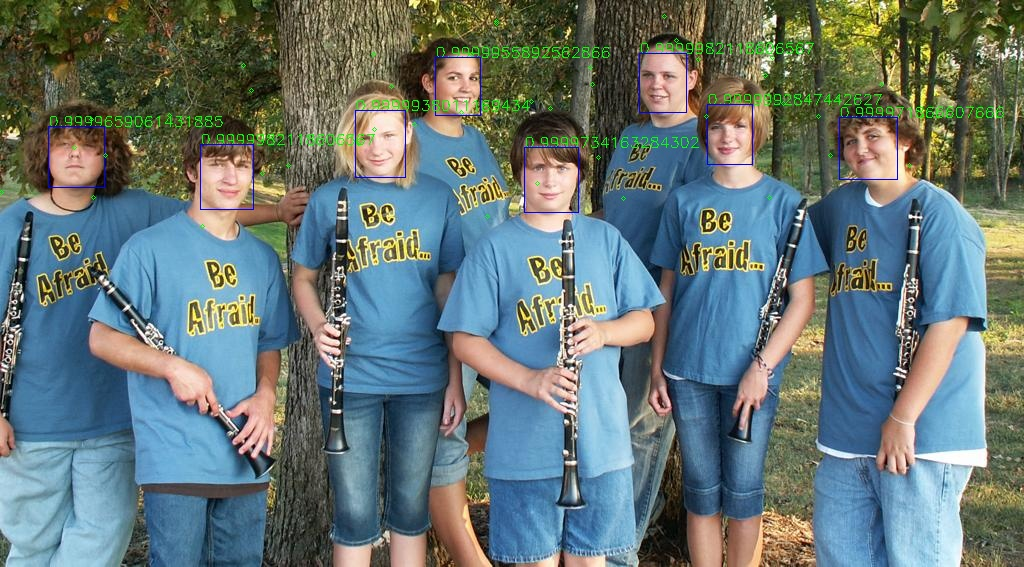
#> input picture Face_Detection/MTCNN/images/example1_r.jpg, 1024 x 567 px, found by its file name; its folder holds only this picture in this run
$ jupyter execute image_quality.ipynb   (older library calls are emulated)
#> lines starting #> are read from the running program, lines starting #| are printed output that depends on the picture
[cell 1]
from collections import defaultdict
from scipy.stats import itemfreq
from scipy import ndimage as ndi
import matplotlib.pyplot as plt
from skimage import feature
from PIL import Image as IMG
import numpy as np
import pandas as pd
import operator
import cv2
import os

from IPython.core.display import HTML
from IPython.display import Image

images_path = '../content/sample_data/images/'
imgs = os.listdir(images_path)

features = pd.DataFrame()
features['image'] = imgs

[cell 2]
def color_analysis(img):
    # obtain the color palatte of the image
    palatte = defaultdict(int)
    for pixel in img.getdata():
        palatte[pixel] += 1

    # sort the colors present in the image
    sorted_x = sorted(palatte.items(), key=operator.itemgetter(1), reverse = True)
    light_shade, dark_shade, shade_count, pixel_limit = 0, 0, 0, 25
    for i, x in enumerate(sorted_x[:pixel_limit]):
        if all(xx <= 20 for xx in x[0][:3]): ## dull : too much darkness
            dark_shade += x[1]
        if all(xx >= 240 for xx in x[0][:3]): ## bright : too much whiteness
            light_shade += x[1]
        shade_count += x[1]

    light_percent = round((float(light_shade)/shade_count)*100, 2)
    dark_percent = round((float(dark_shade)/shade_count)*100, 2)
    return light_percent, dark_percent

[cell 3]
def perform_color_analysis(img, flag):
#> called with img = 'example1_r.jpg', flag = 'black'
    path = images_path + img
    im = IMG.open(path) #.convert("RGB")
#> im is the input picture: PIL image 1024x567 RGB; mean R, G, B 102.7, 118.6, 116.8

    # cut the images into two halves as complete average may give bias results
    size = im.size
#> size = (1024, 567)
    halves = (size[0]/2, size[1]/2)
#> halves = (512, 283.5)
    im1 = im.crop((0, 0, size[0], halves[1]))
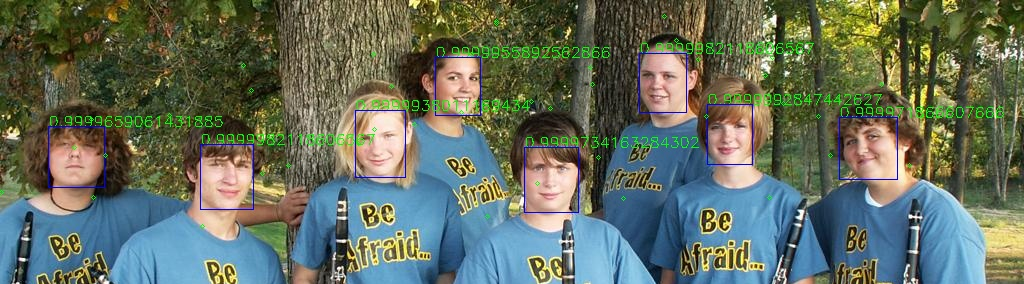
#> im1: PIL image 1024x284 RGB; mean R, G, B 99.9, 110.3, 94.4
    im2 = im.crop((0, halves[1], size[0], size[1]))
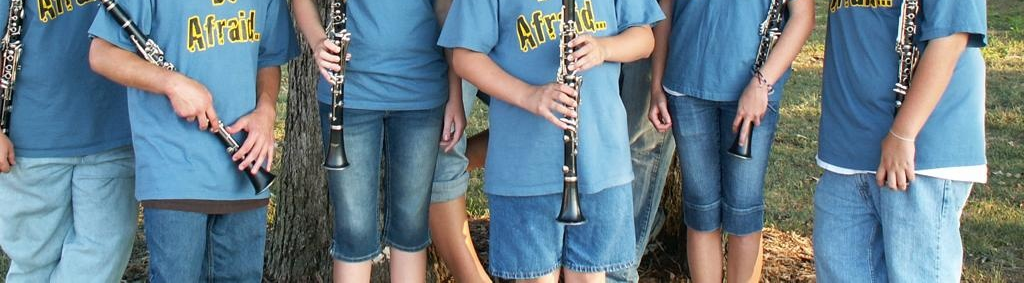
#> im2: PIL image 1024x283 RGB; mean R, G, B 105.5, 127, 139.3

    try:
        light_percent1, dark_percent1 = color_analysis(im1)
#> the loop in color_analysis, `for pixel in img.getdata():` made 290816 passes
#> pixel on passes 1 to 3: (68, 84, 35), (61, 77, 28), (72, 84, 34)
#> after the loop in color_analysis, `for pixel in img.getdata():`: palatte = 139147 items
#> the loop in color_analysis, `for i, x in enumerate(sorted_x[:pixel_limit]):` made 25 passes
#> (x, shade_count) on passes 1 to 12: (((111, 173, 210), 189), 189), (((110, 172, 209), 189), 378), (((112, 174, 211), 179), 557), (((114, 176, 213), 147), 704), (((113, 175, 212), 129), 833), (((109, 171, 208), 124), 957), (((109, 173, 209), 112), 1069), (((115, 177, 214), 102), 1171), (((93, 153, 190), 96), 1267), (((111, 175, 211), 94), 1361), (((110, 174, 210), 94), 1455), (((95, 157, 196), 91), 1546)
#> after the loop in color_analysis, `for i, x in enumerate(sorted_x[:pixel_limit]):`: dark_shade = 0; shade_count = 2541
#> in color_analysis, `light_percent = round((float(light_shade)/shade_count)*100, 2)`: light_percent = 0
#> light_percent1 = 0; dark_percent1 = 0
        light_percent2, dark_percent2 = color_analysis(im2)
#> the loop in color_analysis (call 2), `for pixel in img.getdata():` made 289792 passes
#> pixel on passes 1 to 3: (96, 155, 189), (89, 148, 182), (81, 141, 177)
#> the loop in color_analysis (call 2), `for i, x in enumerate(sorted_x[:pixel_limit]):` made 25 passes
#> (x, shade_count) on passes 1 to 12: (((120, 180, 216), 138), 138), (((70, 123, 163), 135), 273), (((119, 179, 215), 130), 403), (((117, 177, 213), 128), 531), (((121, 181, 215), 126), 657), (((71, 124, 164), 126), 783), (((118, 178, 214), 125), 908), (((86, 139, 181), 120), 1028), (((91, 145, 191), 116), 1144), (((122, 182, 216), 115), 1259), (((89, 143, 189), 115), 1374), (((90, 144, 190), 114), 1488)
#> light_percent2 = 0; dark_percent2 = 0
    except Exception as e:
        return None

    light_percent = (light_percent1 + light_percent2)/2
#> light_percent = 0
    dark_percent = (dark_percent1 + dark_percent2)/2
#> dark_percent = 0

    if flag == 'black':
        return dark_percent
    elif flag == 'white':
        return light_percent
    else:
        return None

[cell 4]
features['dullness'] = features['image'].apply(lambda x : perform_color_analysis(x, 'black'))
topdull = features.sort_values('dullness', ascending = False)
topdull.head(5)

[cell 5]
for j,x in topdull.head(2).iterrows():
    path = images_path + x['image']
    html = "<h4>Image : "+x['image']+" &nbsp;&nbsp;&nbsp; (Dullness : " + str(x['dullness']) +")</h4>"
    display(HTML(html))
    display(IMG.open(path).resize((300,300), IMG.ANTIALIAS))
#> this loop made 1 pass
#> pass 1, `display(IMG.open(path).resize((300,300), IMG.ANTIALIAS))`:
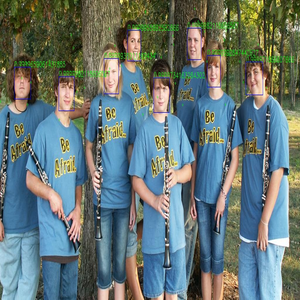
#> shown: PIL image 300x300 RGB; mean R, G, B 102.7, 118.6, 116.8

[cell 6]
features['whiteness'] = features['image'].apply(lambda x : perform_color_analysis(x, 'white'))
topdull = features.sort_values('whiteness', ascending = False)
topdull.head(5)

[cell 7]
for j,x in topdull.head(2).iterrows():
    path = images_path + x['image']
    html = "<h4>Image : "+x['image']+" &nbsp;&nbsp;&nbsp; (Whiteness : " + str(x['whiteness']) +")</h4>"
    display(HTML(html))
    display(IMG.open(path).resize((300,300), IMG.ANTIALIAS))

[cell 8]
def get_blurrness_score(image):
#> called with image = 'example1_r.jpg'
    path =  images_path + image
    image = cv2.imread(path)
    image = cv2.cvtColor(image, cv2.COLOR_BGR2GRAY)
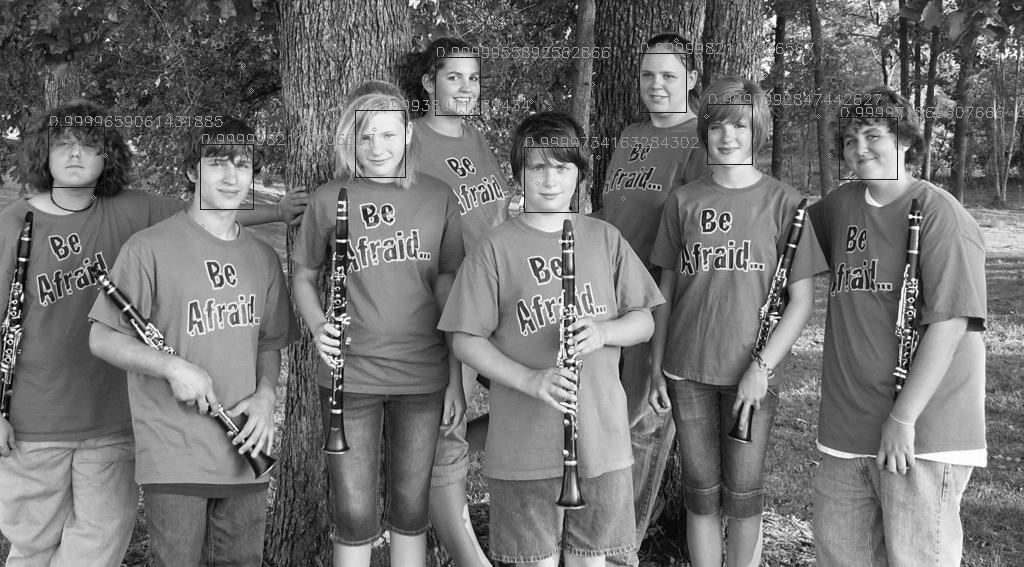
#> image: shape (567, 1024); min 0, max 255, mean 113.6
    fm = cv2.Laplacian(image, cv2.CV_64F).var()
#> fm = 2633.4
    return fm

[cell 9]
features['blurrness'] = features['image'].apply(get_blurrness_score)
features[['image','blurrness']].head(5)

[cell 10]
tempdf = features.sort_values('blurrness')
for y,x in tempdf.head(5).iterrows():
    path = images_path + x['image']
    html = "<h4>Image : "+x['image']+" &nbsp;&nbsp;&nbsp; (Blurrness : " + str(x['blurrness']) +")</h4>"
    display(HTML(html))
    display(IMG.open(path).resize((300,300), IMG.ANTIALIAS))

$ run again, on Face_Detection/MTCNN/images/example7.jpg
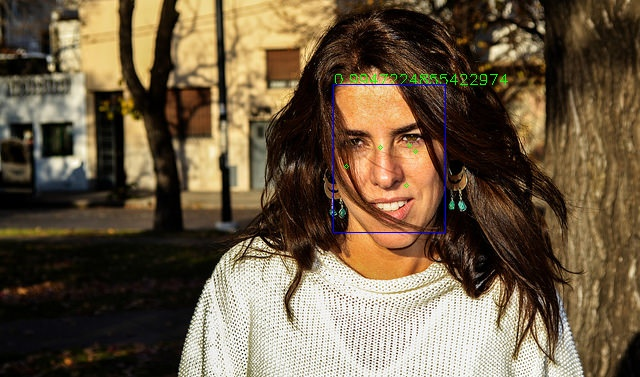
#> input picture Face_Detection/MTCNN/images/example7.jpg, 640 x 377 px, found by its file name
#> in perform_color_analysis, im is the input picture: PIL image 640x377 RGB; mean R, G, B 108.1, 91.1, 68.4
#> the loop in color_analysis, `for pixel in img.getdata():` made 120320 passes
#> pixel on passes 1 to 3: (76, 64, 42), (67, 55, 33), (61, 48, 29)
#> after the loop in color_analysis, `for pixel in img.getdata():`: palatte = 47812 items
#> the loop in color_analysis, `for i, x in enumerate(sorted_x[:pixel_limit]):` made 25 passes
#> (x, dark_shade, shade_count) on passes 1 to 8: (((8, 0, 0), 251), 251, 251), (((3, 2, 0), 215), 466, 466), (((4, 0, 0), 196), 662, 662), (((2, 1, 0), 188), 850, 850), (((1, 0, 0), 175), 1025, 1025), (((10, 0, 0), 174), 1199, 1199), (((5, 1, 0), 154), 1353, 1353), (((7, 0, 0), 150), 1503, 1503)
#> after the loop in color_analysis, `for i, x in enumerate(sorted_x[:pixel_limit]):`: dark_shade = 3419; light_shade = 0; shade_count = 3419
#> in color_analysis, `light_percent = round((float(light_shade)/shade_count)*100, 2)`: light_percent = 0
#> in color_analysis, `dark_percent = round((float(dark_shade)/shade_count)*100, 2)`: dark_percent = 100
#> light_percent1 = 0; dark_percent1 = 100
#> the loop in color_analysis (call 2), `for pixel in img.getdata():` made 120960 passes
#> pixel on passes 1 to 3: (10, 14, 17), (10, 14, 15), (12, 13, 15)
#> the loop in color_analysis (call 2), `for i, x in enumerate(sorted_x[:pixel_limit]):` made 25 passes
#> (x, dark_shade, shade_count) on passes 1 to 8: (((5, 6, 1), 519), 519, 519), (((6, 7, 2), 486), 1005, 1005), (((4, 5, 0), 470), 1475, 1475), (((0, 0, 0), 377), 1852, 1852), (((9, 8, 13), 370), 2222, 2222), (((4, 4, 2), 328), 2550, 2550), (((7, 8, 3), 328), 2878, 2878), (((10, 9, 14), 321), 3199, 3199)
#> light_percent2 = 0; dark_percent2 = 100
#> in perform_color_analysis, `light_percent = (light_percent1 + light_percent2)/2`: light_percent = 0
#> in perform_color_analysis, `dark_percent = (dark_percent1 + dark_percent2)/2`: dark_percent = 100
#> the loop `for j,x in topdull.head(2).iterrows():` made 1 pass
#> pass 1, `display(IMG.open(path).resize((300,300), IMG.ANTIALIAS))`:
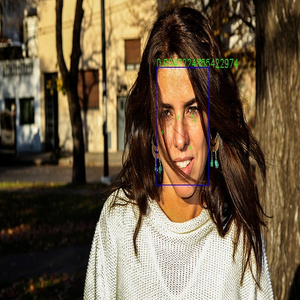
#> shown: PIL image 300x300 RGB; mean R, G, B 108.1, 91.1, 68.4
#> in get_blurrness_score, `image = cv2.cvtColor(image, cv2.COLOR_BGR2GRAY)`:
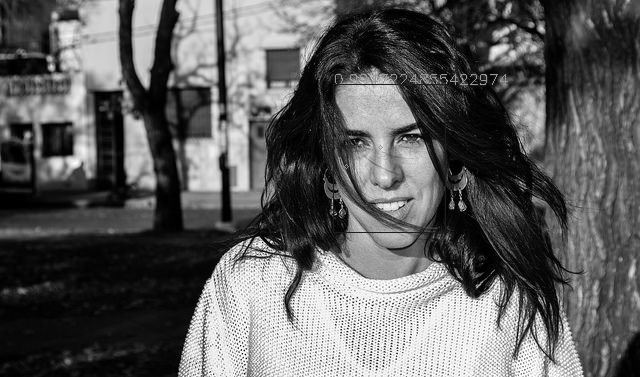
#> image: shape (377, 640); min 0, max 255, mean 93.6
#> fm = 4343.4

$ run again, on Face_Detection/MTCNN/images/example2_r.jpg
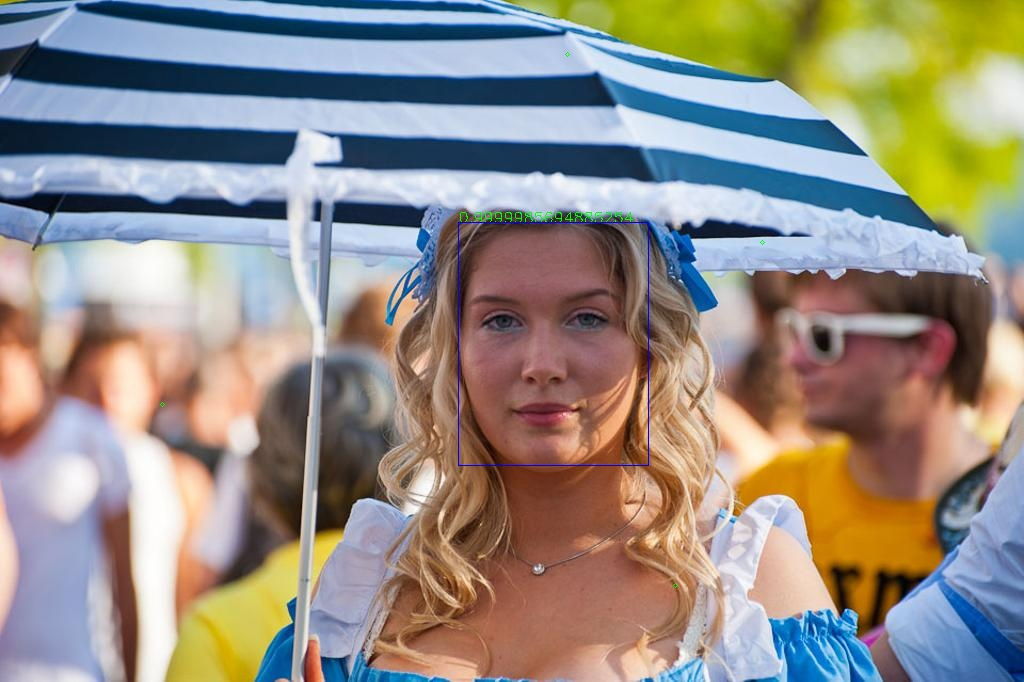
#> input picture Face_Detection/MTCNN/images/example2_r.jpg, 1024 x 682 px, found by its file name
#> in perform_color_analysis, im is the input picture: PIL image 1024x682 RGB; mean R, G, B 148.4, 141.4, 133
#> the loop in color_analysis, `for pixel in img.getdata():` made 349184 passes
#> pixel on passes 1 to 3: (176, 148, 4), (174, 146, 2), (171, 144, 1)
#> after the loop in color_analysis, `for pixel in img.getdata():`: palatte = 108044 items
#> the loop in color_analysis, `for i, x in enumerate(sorted_x[:pixel_limit]):` made 25 passes
#> (x, shade_count) on passes 1 to 8: (((24, 53, 83), 926), 926), (((197, 212, 235), 595), 1521), (((196, 211, 234), 558), 2079), (((195, 210, 233), 455), 2534), (((198, 213, 236), 366), 2900), (((202, 220, 244), 351), 3251), (((199, 217, 241), 350), 3601), (((17, 51, 79), 334), 3935)
#> after the loop in color_analysis, `for i, x in enumerate(sorted_x[:pixel_limit]):`: dark_shade = 0; shade_count = 8557
#> in color_analysis, `light_percent = round((float(light_shade)/shade_count)*100, 2)`: light_percent = 0
#> the loop in color_analysis (call 2), `for pixel in img.getdata():` made 349184 passes
#> pixel on passes 1 to 3: (171, 91, 56), (172, 94, 56), (175, 95, 58)
#> the loop in color_analysis (call 2), `for i, x in enumerate(sorted_x[:pixel_limit]):` made 25 passes
#> (x, light_shade, shade_count) on passes 1, 2, 3, 6, 8, 9, 10, 15: (((254, 253, 251), 583), 583, 583), (((253, 252, 250), 460), 1043, 1043), (((252, 251, 249), 380), 1423, 1423), (((251, 250, 248), 224), 1647, 2135), (((253, 253, 251), 191), 1838, 2549), (((252, 252, 250), 185), 2023, 2734), (((250, 249, 247), 176), 2199, 2910), (((254, 254, 252), 154), 2353, 3721)
#> light_percent2 = 54.44; dark_percent2 = 0
#> in perform_color_analysis, `light_percent = (light_percent1 + light_percent2)/2`: light_percent = 27.22
#> in perform_color_analysis, `dark_percent = (dark_percent1 + dark_percent2)/2`: dark_percent = 0
#> the loop `for j,x in topdull.head(2).iterrows():` made 1 pass
#> pass 1, `display(IMG.open(path).resize((300,300), IMG.ANTIALIAS))`:
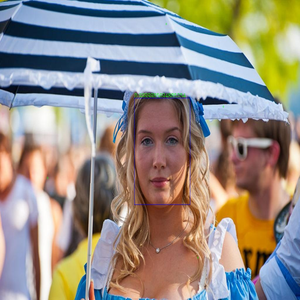
#> shown: PIL image 300x300 RGB; mean R, G, B 148.4, 141.4, 133
#> in get_blurrness_score, `image = cv2.cvtColor(image, cv2.COLOR_BGR2GRAY)`:
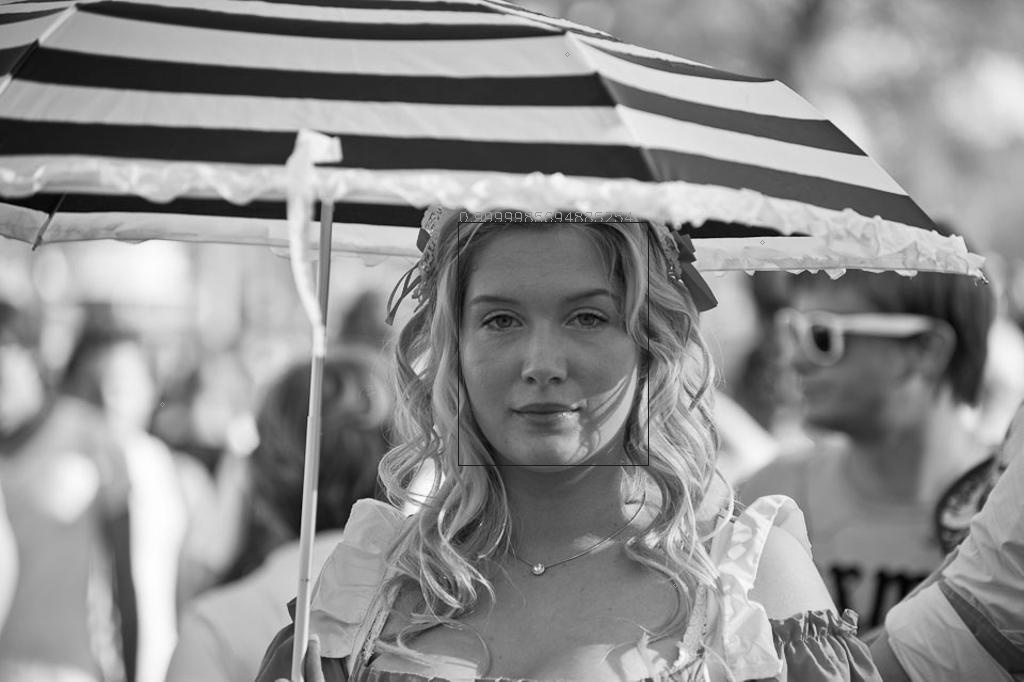
#> image: shape (682, 1024); min 1, max 255, mean 142.5
#> fm = 264.7
